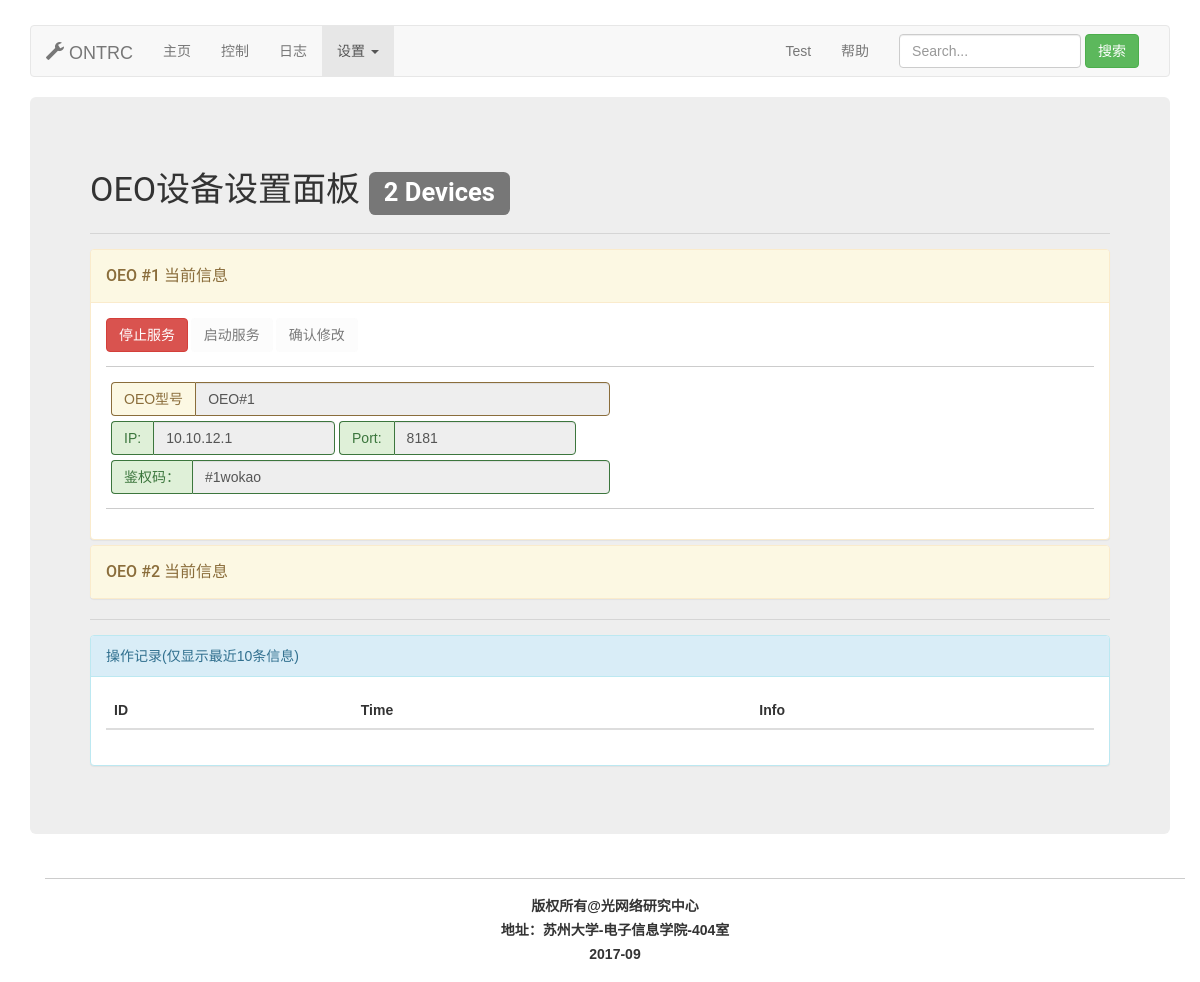
Before: /oeosetting with the older database file.
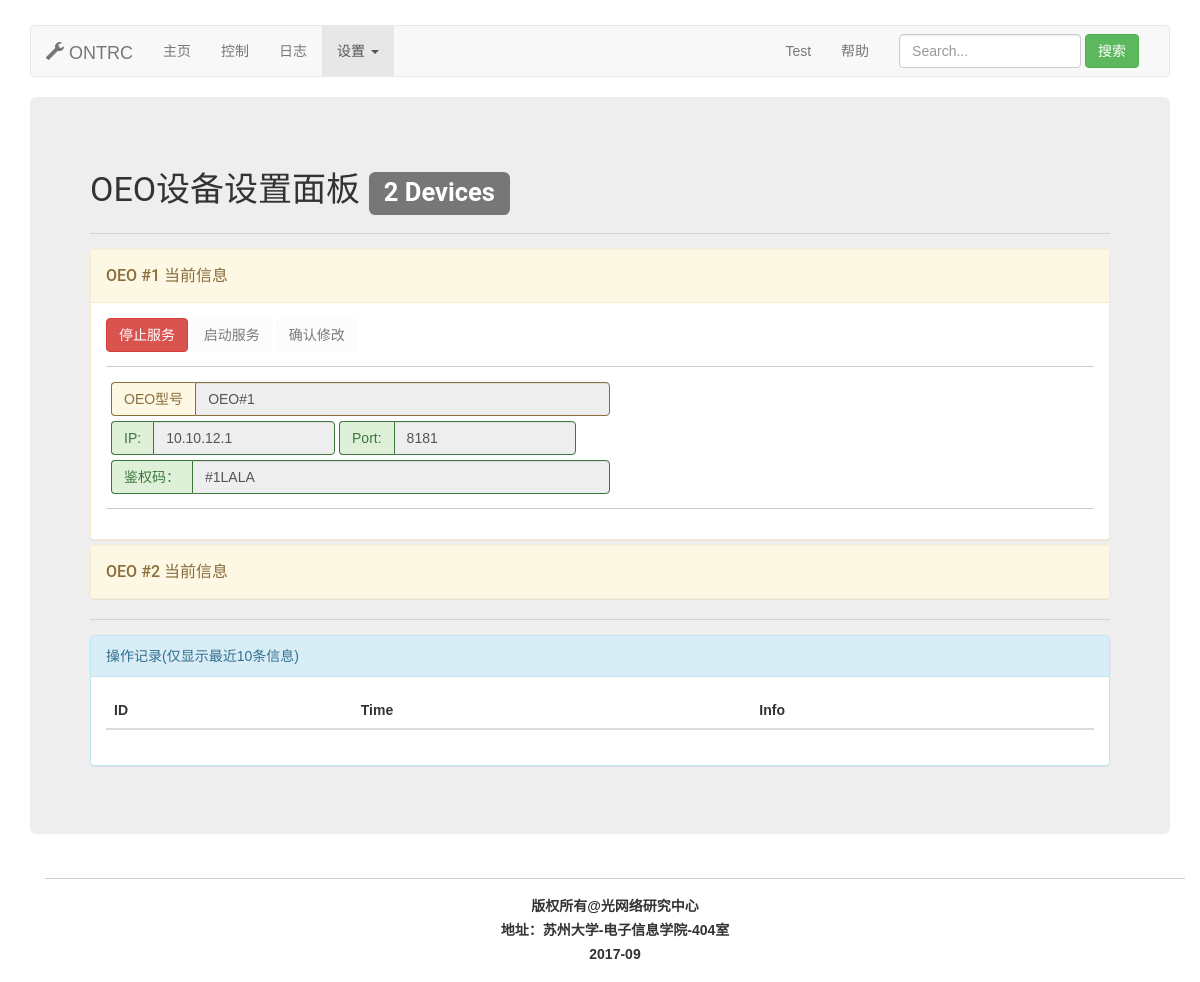
After: the same page with the newer database file.
### Show/models.py (models this page shows, shortened)
class oeoinfo(models.Model):
    oeoname = models.CharField(max_length=30)
    oeoip = models.CharField(max_length=20)
    oeoport = models.CharField(max_length=10)
    oeokey = models.CharField(max_length=20)
    oeoright = models.CharField(max_length=10)
    oeostate = models.CharField(max_length=10)
    oeotype = models.CharField(max_length=10)

### Show/viewOEOsetting.py (the view)
# urls.py: url(r'^oeosetting',viewOEOsetting.oeosetting),
def oeosetting(req):
    oeoinfo1 = models.oeoinfo.objects.filter(id=1)
    oeoinfo2 = models.oeoinfo.objects.filter(id=2)
    return render(req,"OEOsetting.html",
                  {"oeoinfo1":oeoinfo1[0],"oeoinfo2":oeoinfo2[0]})

### templates/OEOsetting.html (shortened to what the changed rows need)
{% extends "base.html" %}
{% block MainContents %}
    <div class="panel-group" id="accordion" role="tablist" aria-multiselectable="true">
        <div class="panel panel-warning">
            <div id="collapseOne" class="panel-collapse collapse in" role="tabpanel"
                 aria-labelledby="headingOne">
                <div class="panel-body">
                    <div class="row" style="margin-left: 5px; margin-bottom: 5px">
                        <div class="col-md-6 input-group has-warning">
                          <span class="input-group-addon">OEO型号</span>
                          <input type="text" class="form-control oeoinput1"
                                 value="{{ oeoinfo1.oeoname }}" id="oeoname1" disabled>
                        </div>
                    </div>
                    <form class="form-inline" style="margin-left: 5px; margin-bottom: 5px">
                        <div class="form-group">
                            <div class="input-group has-success">
                                <div class="input-group-addon">IP:</div>
                                <input type="text" class="form-control oeoinput1"
                                       value="{{ oeoinfo1.oeoip }}" id="oeoip1" disabled>
                            </div>
                        </div>
                        <div class="form-group">
                            <div class="input-group has-success">
                                <div class="input-group-addon">Port:</div>
                                <input type="text" class="form-control oeoinput1"
                                       value="{{ oeoinfo1.oeoport }}" id="oeoport1" disabled>
                            </div>
                        </div>
                    </form>
                    <div class="row" style="margin-left: 5px; margin-bottom: 5px">
                        <div class="col-md-6 input-group has-success">
                          <span class="input-group-addon">鉴权码：</span>
                          <input type="text" class="form-control oeoinput1"
                                 value="{{ oeoinfo1.oeokey }}" id="oeokey1" disabled>
                        </div>
                    </div>
                </div>
            </div>
        </div>
    </div>
    <div class="panel panel-info">
        <div class="panel-body">
            <table class="table table-striped table-hover">
                <thead> <tr>
                    <th>ID</th> <th>Time</th> <th>Info</th>
                </tr> </thead>
            </table>
        </div>
    </div>
{% endblock %}

Changed rows visible on the page:
changed oeoinfo "OEO#1": oeokey "#1wokao" → "#1LALA"
